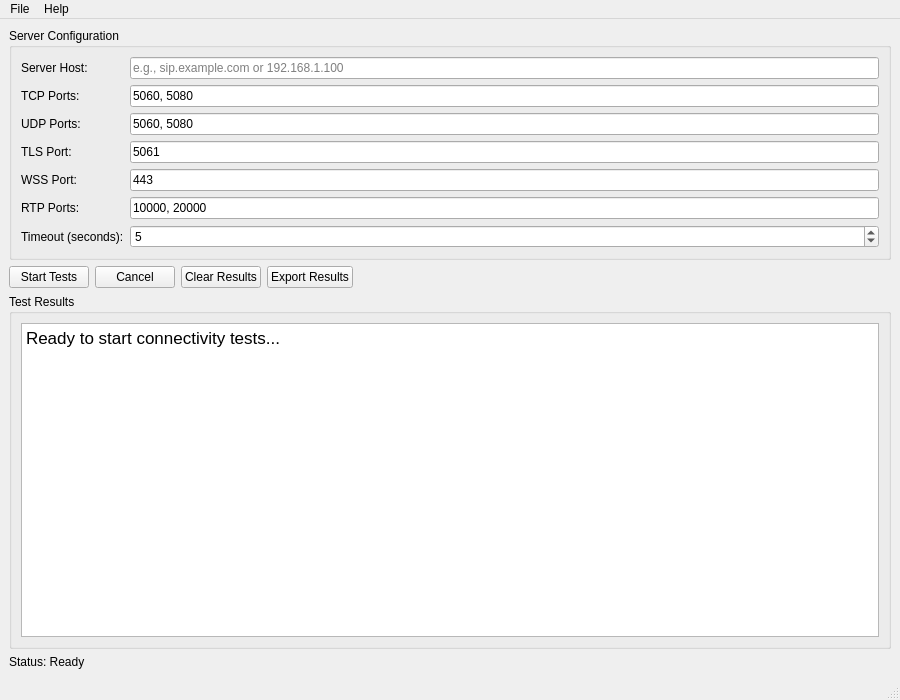
<?xml version="1.0" encoding="UTF-8"?>
<ui version="4.0">
 <class>MainWindow</class>
 <widget class="QMainWindow" name="MainWindow">
  <property name="geometry">
   <rect>
    <x>0</x>
    <y>0</y>
    <width>900</width>
    <height>700</height>
   </rect>
  </property>
  <property name="windowTitle">
   <string>SIP Connectivity Tester</string>
  </property>
  <widget class="QWidget" name="centralwidget">
   <layout class="QVBoxLayout" name="verticalLayout">
    <item>
     <widget class="QGroupBox" name="configGroupBox">
      <property name="title">
       <string>Server Configuration</string>
      </property>
      <layout class="QFormLayout" name="formLayout">
       <item row="0" column="0">
        <widget class="QLabel" name="serverHostLabel">
         <property name="text">
          <string>Server Host:</string>
         </property>
        </widget>
       </item>
       <item row="0" column="1">
        <widget class="QLineEdit" name="serverHostEdit">
         <property name="placeholderText">
          <string>e.g., sip.example.com or 192.168.1.100</string>
         </property>
        </widget>
       </item>
       <item row="1" column="0">
        <widget class="QLabel" name="tcpPortsLabel">
         <property name="text">
          <string>TCP Ports:</string>
         </property>
        </widget>
       </item>
       <item row="1" column="1">
        <widget class="QLineEdit" name="tcpPortsEdit">
         <property name="text">
          <string>5060, 5080</string>
         </property>
         <property name="placeholderText">
          <string>Comma-separated ports</string>
         </property>
        </widget>
       </item>
       <item row="2" column="0">
        <widget class="QLabel" name="udpPortsLabel">
         <property name="text">
          <string>UDP Ports:</string>
         </property>
        </widget>
       </item>
       <item row="2" column="1">
        <widget class="QLineEdit" name="udpPortsEdit">
         <property name="text">
          <string>5060, 5080</string>
         </property>
         <property name="placeholderText">
          <string>Comma-separated ports</string>
         </property>
        </widget>
       </item>
       <item row="3" column="0">
        <widget class="QLabel" name="tlsPortLabel">
         <property name="text">
          <string>TLS Port:</string>
         </property>
        </widget>
       </item>
       <item row="3" column="1">
        <widget class="QLineEdit" name="tlsPortEdit">
         <property name="text">
          <string>5061</string>
         </property>
        </widget>
       </item>
       <item row="4" column="0">
        <widget class="QLabel" name="wssPortLabel">
         <property name="text">
          <string>WSS Port:</string>
         </property>
        </widget>
       </item>
       <item row="4" column="1">
        <widget class="QLineEdit" name="wssPortEdit">
         <property name="text">
          <string>443</string>
         </property>
        </widget>
       </item>
       <item row="5" column="0">
        <widget class="QLabel" name="rtpPortsLabel">
         <property name="text">
          <string>RTP Ports:</string>
         </property>
        </widget>
       </item>
       <item row="5" column="1">
        <widget class="QLineEdit" name="rtpPortsEdit">
         <property name="text">
          <string>10000, 20000</string>
         </property>
         <property name="placeholderText">
          <string>Comma-separated ports</string>
         </property>
        </widget>
       </item>
       <item row="6" column="0">
        <widget class="QLabel" name="timeoutLabel">
         <property name="text">
          <string>Timeout (seconds):</string>
         </property>
        </widget>
       </item>
       <item row="6" column="1">
        <widget class="QSpinBox" name="timeoutSpinBox">
         <property name="minimum">
          <number>1</number>
         </property>
         <property name="maximum">
          <number>60</number>
         </property>
         <property name="value">
          <number>5</number>
         </property>
        </widget>
       </item>
      </layout>
     </widget>
    </item>
    <item>
     <layout class="QHBoxLayout" name="buttonLayout">
      <item>
       <widget class="QPushButton" name="startButton">
        <property name="text">
         <string>Start Tests</string>
        </property>
       </widget>
      </item>
      <item>
       <widget class="QPushButton" name="cancelButton">
        <property name="text">
         <string>Cancel</string>
        </property>
       </widget>
      </item>
      <item>
       <widget class="QPushButton" name="clearButton">
        <property name="text">
         <string>Clear Results</string>
        </property>
       </widget>
      </item>
      <item>
       <widget class="QPushButton" name="exportButton">
        <property name="text">
         <string>Export Results</string>
        </property>
       </widget>
      </item>
      <item>
       <spacer name="horizontalSpacer">
        <property name="orientation">
         <enum>Qt::Horizontal</enum>
        </property>
        <property name="sizeHint" stdset="0">
         <size>
          <width>40</width>
          <height>20</height>
         </size>
        </property>
       </spacer>
      </item>
     </layout>
    </item>
    <item>
     <widget class="QGroupBox" name="resultsGroupBox">
      <property name="title">
       <string>Test Results</string>
      </property>
      <layout class="QVBoxLayout" name="verticalLayout_2">
       <item>
        <widget class="QTextEdit" name="resultsText">
         <property name="readOnly">
          <bool>true</bool>
         </property>
         <property name="html">
          <string>&lt;!DOCTYPE HTML PUBLIC &quot;-//W3C//DTD HTML 4.0//EN&quot; &quot;http://www.w3.org/TR/REC-html40/strict.dtd&quot;&gt;
&lt;html&gt;&lt;head&gt;&lt;meta name=&quot;qrichtext&quot; content=&quot;1&quot; /&gt;&lt;style type=&quot;text/css&quot;&gt;
p, li { white-space: pre-wrap; }
&lt;/style&gt;&lt;/head&gt;&lt;body style=&quot; font-family:'.AppleSystemUIFont'; font-size:13pt; font-weight:400; font-style:normal;&quot;&gt;
&lt;p style=&quot; margin-top:0px; margin-bottom:0px; margin-left:0px; margin-right:0px; -qt-block-indent:0; text-indent:0px;&quot;&gt;Ready to start connectivity tests...&lt;/p&gt;&lt;/body&gt;&lt;/html&gt;</string>
         </property>
        </widget>
       </item>
      </layout>
     </widget>
    </item>
    <item>
     <widget class="QLabel" name="statusLabel">
      <property name="text">
       <string>Status: Ready</string>
      </property>
     </widget>
    </item>
   </layout>
  </widget>
  <widget class="QMenuBar" name="menubar">
   <property name="geometry">
    <rect>
     <x>0</x>
     <y>0</y>
     <width>900</width>
     <height>24</height>
    </rect>
   </property>
   <widget class="QMenu" name="menuFile">
    <property name="title">
     <string>File</string>
    </property>
    <addaction name="actionExit"/>
   </widget>
   <widget class="QMenu" name="menuHelp">
    <property name="title">
     <string>Help</string>
    </property>
    <addaction name="actionAbout"/>
   </widget>
   <addaction name="menuFile"/>
   <addaction name="menuHelp"/>
  </widget>
  <widget class="QStatusBar" name="statusbar"/>
  <action name="actionExit">
   <property name="text">
    <string>Exit</string>
   </property>
  </action>
  <action name="actionAbout">
   <property name="text">
    <string>About</string>
   </property>
  </action>
 </widget>
 <resources/>
 <connections>
  <connection>
   <sender>actionExit</sender>
   <signal>triggered()</signal>
   <receiver>MainWindow</receiver>
   <slot>close()</slot>
   <hints>
    <hint type="sourcelabel">
     <x>-1</x>
     <y>-1</y>
    </hint>
    <hint type="destinationlabel">
     <x>449</x>
     <y>349</y>
    </hint>
   </hints>
  </connection>
 </connections>
</ui>
